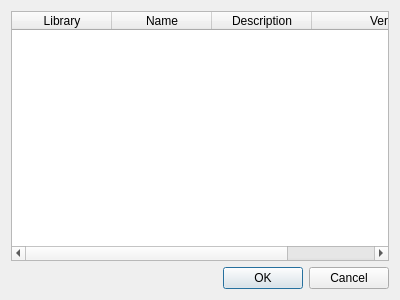
<?xml version="1.0" encoding="UTF-8"?>
<ui version="4.0">
 <class>PluginsDialog</class>
 <widget class="QDialog" name="PluginsDialog">
  <property name="geometry">
   <rect>
    <x>0</x>
    <y>0</y>
    <width>400</width>
    <height>300</height>
   </rect>
  </property>
  <property name="windowTitle">
   <string>Plugin manager</string>
  </property>
  <layout class="QVBoxLayout" name="verticalLayout">
   <item>
    <widget class="QTableWidget" name="tableWidget">
     <property name="editTriggers">
      <set>QAbstractItemView::NoEditTriggers</set>
     </property>
     <property name="selectionMode">
      <enum>QAbstractItemView::NoSelection</enum>
     </property>
     <attribute name="verticalHeaderVisible">
      <bool>false</bool>
     </attribute>
     <column>
      <property name="text">
       <string>Library</string>
      </property>
     </column>
     <column>
      <property name="text">
       <string>Name</string>
      </property>
     </column>
     <column>
      <property name="text">
       <string>Description</string>
      </property>
     </column>
     <column>
      <property name="text">
       <string>Version</string>
      </property>
      <property name="textAlignment">
       <set>AlignTrailing|AlignVCenter</set>
      </property>
     </column>
    </widget>
   </item>
   <item>
    <widget class="QDialogButtonBox" name="buttonBox">
     <property name="orientation">
      <enum>Qt::Horizontal</enum>
     </property>
     <property name="standardButtons">
      <set>QDialogButtonBox::Cancel|QDialogButtonBox::Ok</set>
     </property>
    </widget>
   </item>
  </layout>
 </widget>
 <resources/>
 <connections>
  <connection>
   <sender>buttonBox</sender>
   <signal>accepted()</signal>
   <receiver>PluginsDialog</receiver>
   <slot>accept()</slot>
   <hints>
    <hint type="sourcelabel">
     <x>248</x>
     <y>254</y>
    </hint>
    <hint type="destinationlabel">
     <x>157</x>
     <y>274</y>
    </hint>
   </hints>
  </connection>
  <connection>
   <sender>buttonBox</sender>
   <signal>rejected()</signal>
   <receiver>PluginsDialog</receiver>
   <slot>reject()</slot>
   <hints>
    <hint type="sourcelabel">
     <x>316</x>
     <y>260</y>
    </hint>
    <hint type="destinationlabel">
     <x>286</x>
     <y>274</y>
    </hint>
   </hints>
  </connection>
 </connections>
</ui>
